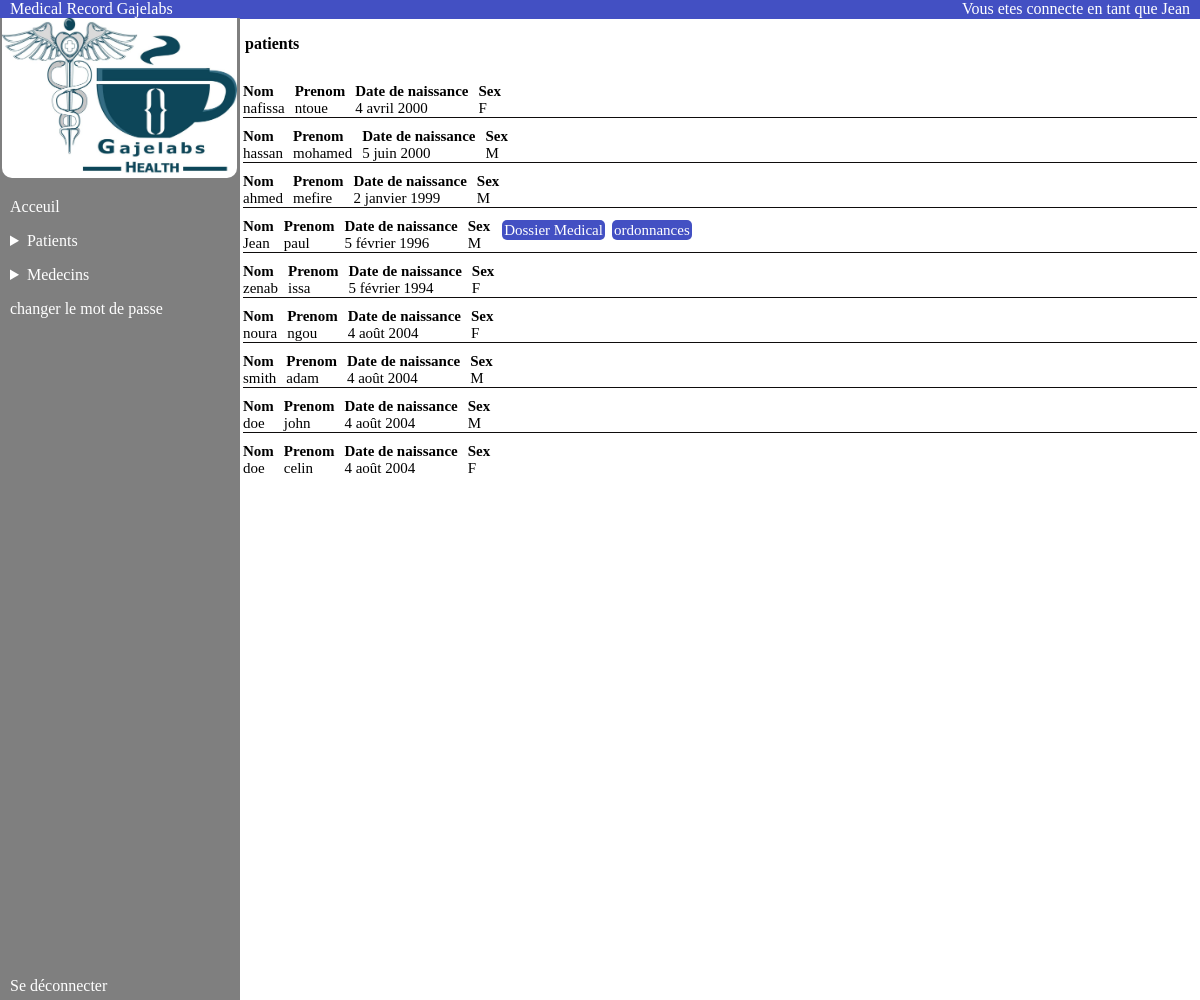
The app's page /patient_list/ (signed in) with its own data.
### authentication/models.py (models this page shows, shortened)
class User(AbstractUser):
    PATIENT = 'PATIENT'
    MEDECIN = 'MEDECIN'
    MASCULIN = 'M'
    FEMININ = 'F'
    ROLE_CHOICES_ONE = (
        (PATIENT,'patient'),
        (MEDECIN,'medecin'),
    )
    ROLE_CHOICES_TWO = (
        (MASCULIN,'M'),
        (FEMININ,'F'),
    )
    profile_photo = models.ImageField(verbose_name='photo de profil')
    role = models.CharField(max_length=30, choices=ROLE_CHOICES_ONE, verbose_name='rôle')
    date_naissance = models.DateField(null=True)
    sex = models.CharField(max_length=1,choices=ROLE_CHOICES_TWO,verbose_name='sexe')
    telephone = models.IntegerField(null=True)

### patient/views.py (the view)
# urls.py: path('patient_list/',patient.views.patient_list,name='patient_list'),
@login_required
def patient_list(request):
    patients = User.objects.filter(groups__name='patient')
    return render(request,'patient/patient_list.html',{"patients":patients})

### patient/templates/patient/patient_list.html (shortened to what this page needs)
{% extends 'base.html' %}
{% block content %}
<p class="headPage"><span>Vous etes connecte en tant que {{user.username}}</span></p>
<p class="imagePatient_add">
    <strong>patients</strong>
</p>
<div class="list_patient_scroll">
    <div class="content_patient_list" style="overflow: auto; height: 400px;">
        {% for patient in patients %}
        <div class="info_link_patient">
            <div class="infoPatient">
                <div class="patien_list"><span class="label">Nom </span><span>{{ patient.first_name }}</span></div>
                <div class="patien_list"><span class="label">Prenom </span><span>{{patient.last_name}}</span></div>
                <div class="patien_list"><span class="label">Date de naissance
                    </span><span>{{patient.date_naissance}}</span></div>
                <div class="patien_list"><span class="label">Sex</span><span> {{ patient.sex }}</span></div>
            </div>
            <div class="linkPatient">
                {% if perms.patient.view_dossier_medical or user.id == patient.id%}
                <span>
                    <a class="dossierM" href="{% url 'dossier_medical' patient.id %}"> Dossier Medical </a>
                </span>
                {% endif %}
                {% if perms.patient.view_ordonnance or user.id == patient.id %}
                <span>
                    <a class="dossierM" href="{% url 'list_ordonnance' patient.id %}">ordonnances</a>
                </span>
                {% endif %}
            </div>
        </div>
        <div style="border-top: 1px solid #0e0c0c;"></div>
        {% endfor %}
    </div>
</div>
{% endblock %}

### static/homepage.css (style rules this page uses)
body { margin: auto; }
.headPage { width: 100%; height: 19px; background-color: #4350C3; margin-top: 0; }
.headPage span { position: absolute; right: 0; margin-right: 10px; color: white; }

### static/patient_list.css (style rules this page uses)
.content_patient_list { margin-left: 3px; margin-right: 3px; margin-top: 20px; }
.content_patient_list .info_link_patient { display: flex; flex-direction: row; flex-wrap: wrap; }
.content_patient_list .label { font-weight: bold; }
.patien_list { display: flex; flex-direction: column; flex-wrap: wrap; }
.infoPatient { display: flex; flex-direction: row; flex-wrap: wrap; gap: 10px; margin-top: 10px; }
.linkPatient a { text-decoration: none; margin-left: 7px; font-size: 15px; width: 10px; }
.linkPatient { padding: 0; }
.patien_list span { font-size: 15px; }
.info_link_patient { display: flex; flex-direction: row; flex-wrap: wrap; align-items: center; gap: 5px; }
.linkPatient { display: flex; flex-wrap: wrap; grid:10px; font-size: 15px; padding: 0px; }
.dossierM { background-color: #4350C3; color: white; border: 2px ; border-radius: 5px; padding:2px; }
.imagePatient_add { margin-left: 5px; margin-bottom: 0px; }
.list_patient_scroll { overflow-y: auto; }
.label { font-weight: bold; }

### records on screen
User: username "Jean", first_name "Jean", last_name "paul", date_naissance "5 février 1996", sex "M", is_active "Dossier Medical"
User: first_name "nafissa", last_name "ntoue", date_naissance "4 avril 2000", sex "F"
User: first_name "hassan", last_name "mohamed", date_naissance "5 juin 2000", sex "M"
User: first_name "ahmed", last_name "mefire", date_naissance "2 janvier 1999", sex "M"
User: first_name "zenab", last_name "issa", date_naissance "5 février 1994", sex "F"
User: first_name "noura", last_name "ngou", date_naissance "4 août 2004", sex "F"
User: first_name "smith", last_name "adam", date_naissance "4 août 2004", sex "M"
User: first_name "doe", last_name "john", date_naissance "4 août 2004", sex "M"
User: first_name "doe", last_name "celin", date_naissance "4 août 2004", sex "F"
